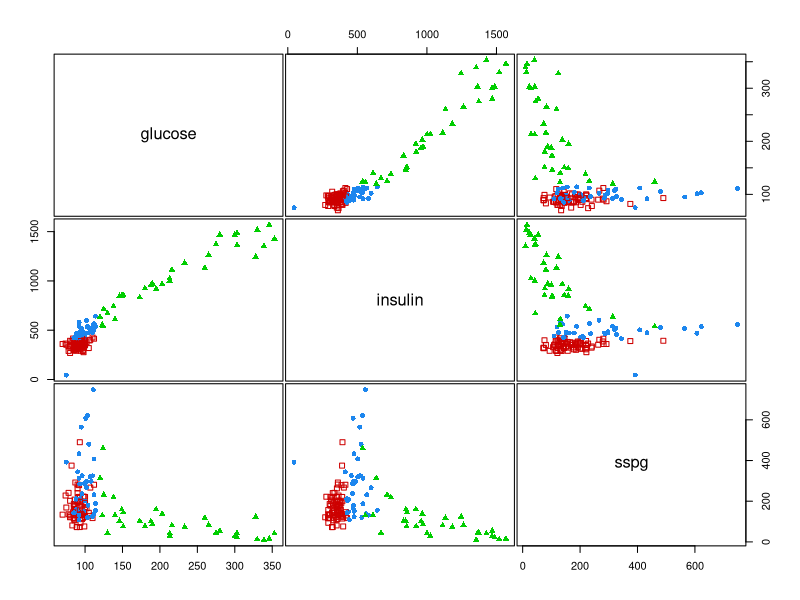
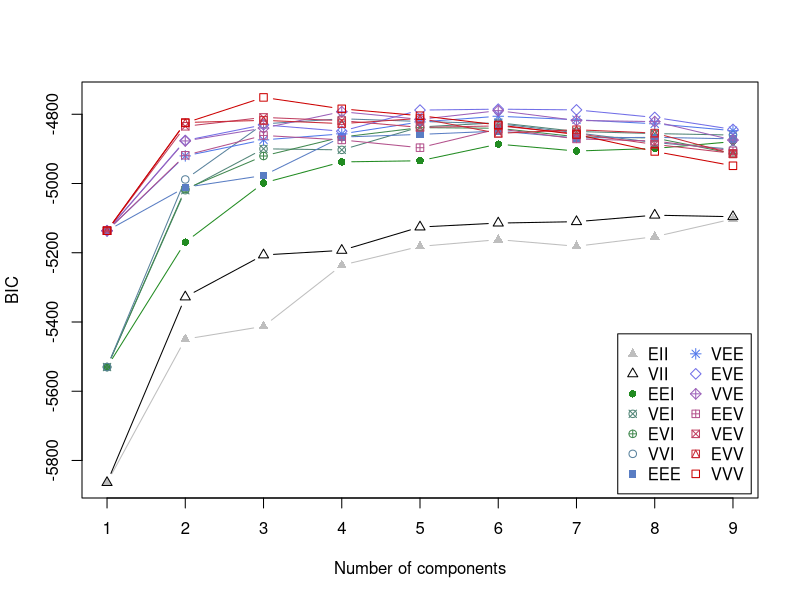
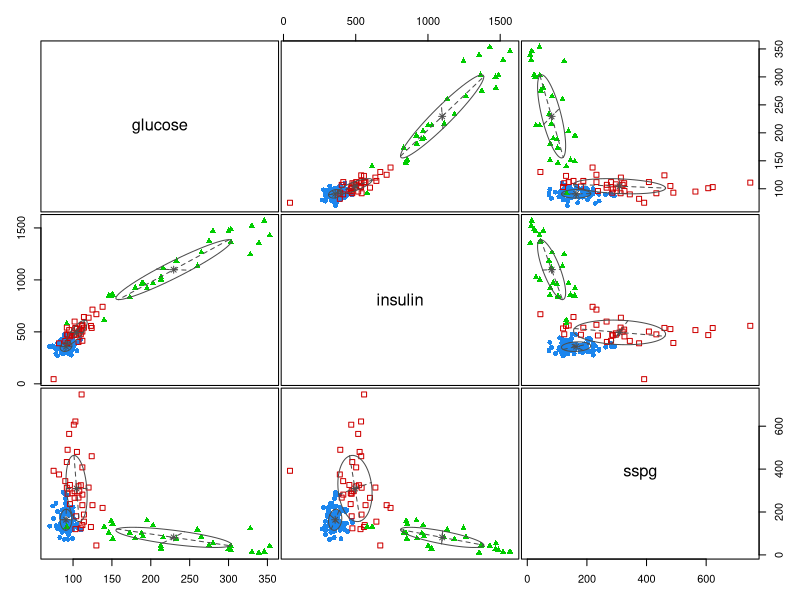
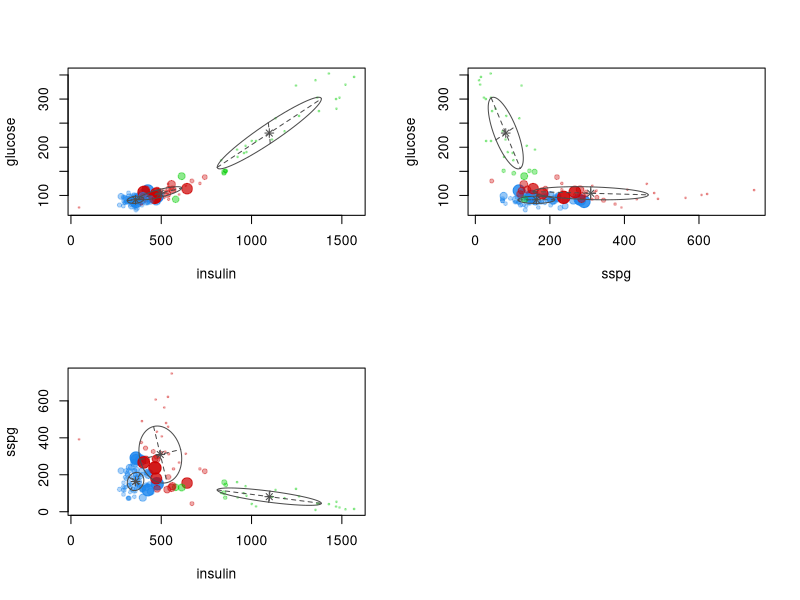
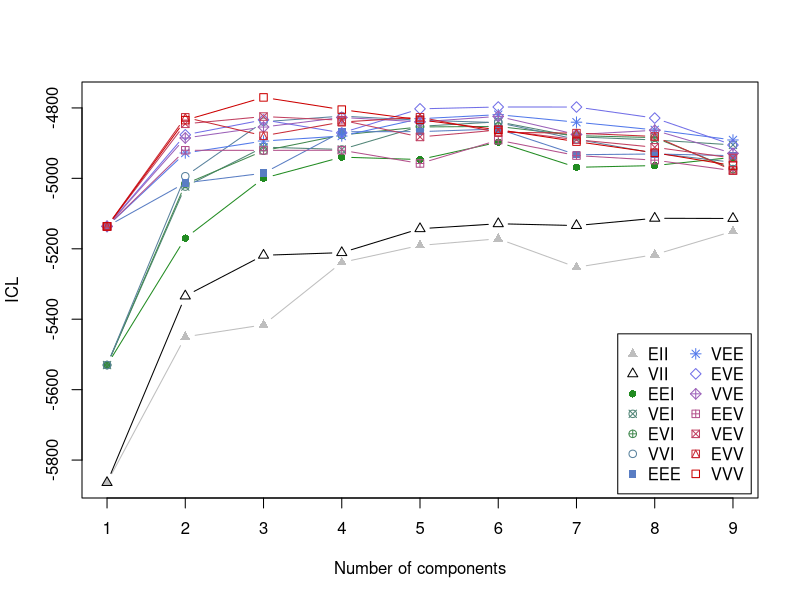
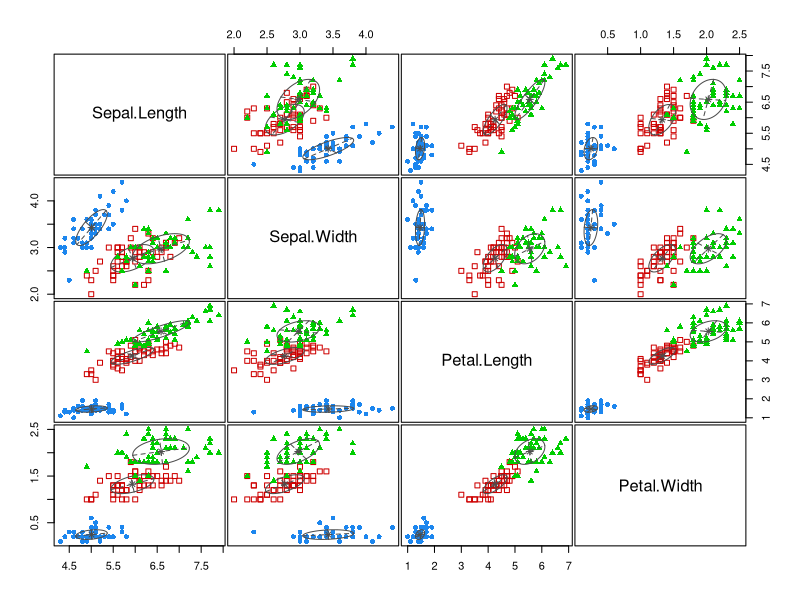
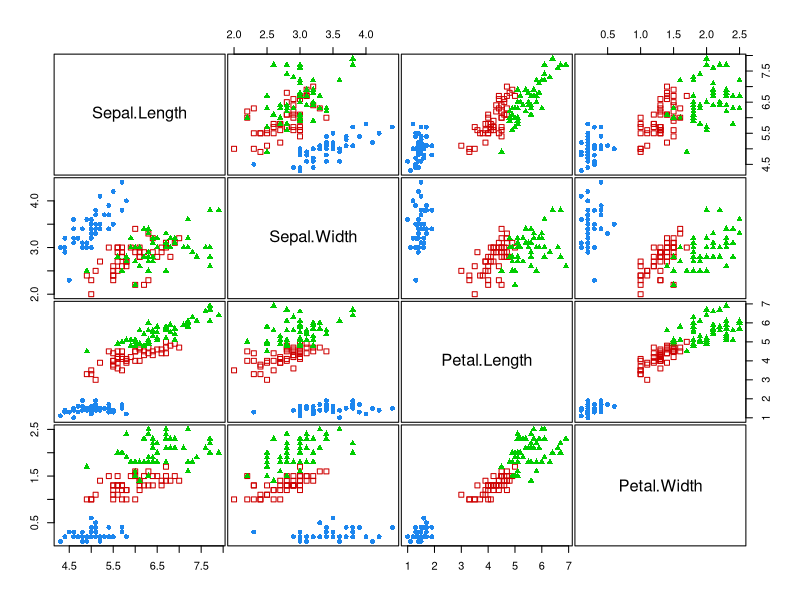
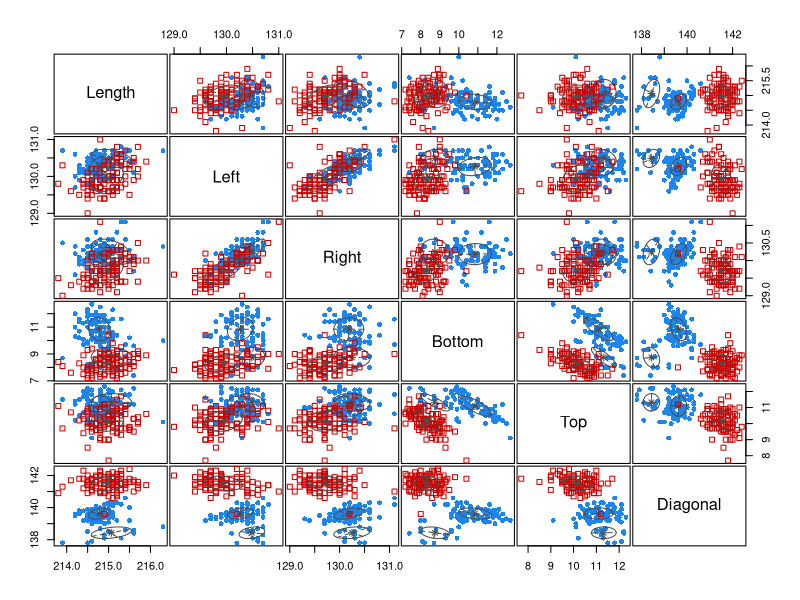

These charts were generated, in order, by the following R code:
## ---- chunk 1
library(knitr)
opts_chunk$set(fig.align = "center", out.width = "100%",
               fig.width = 5, fig.height = 4.5,
               dev.args=list(pointsize=8),
               par = TRUE, # needed for setting hook 
               collapse = TRUE, # collapse input & ouput code in chunks
               warning = FALSE, message = FALSE)

knit_hooks$set(par = function(before, options, envir)
  { if(before && options$fig.show != "none") 
       par(mar=c(4.1,4.1,1.1,1.1), mgp=c(3,1,0), tcl=-0.5)
})
## ---- chunk 2
library(mclust)
## ---- chunk 3
data(diabetes)
class = diabetes$class
table(class)
X = diabetes[,-1]
head(X)
clPairs(X, class)

BIC = mclustBIC(X)
plot(BIC)
summary(BIC)

mod1 = Mclust(X, x = BIC)
summary(mod1, parameters = TRUE)

plot(mod1, what = "classification")
table(class, mod1$classification)

par(mfrow = c(2,2))
plot(mod1, what = "uncertainty", dimens = c(2,1), main = "")
plot(mod1, what = "uncertainty", dimens = c(3,1), main = "")
plot(mod1, what = "uncertainty", dimens = c(2,3), main = "")
par(mfrow = c(1,1))

ICL = mclustICL(X)
summary(ICL)
plot(ICL)

LRT = mclustBootstrapLRT(X, modelName = "VVV")
LRT
## ---- chunk 4
data(iris)
class = iris$Species
table(class)
X = iris[,1:4]
head(X)
mod2 = MclustDA(X, class, modelType = "EDDA")
summary(mod2)
plot(mod2, what = "scatterplot")
plot(mod2, what = "classification")
## ---- chunk 5
data(banknote)
class = banknote$Status
table(class)
X = banknote[,-1]
head(X)
mod3 = MclustDA(X, class)
summary(mod3)
plot(mod3, what = "scatterplot")
plot(mod3, what = "classification")
## ---- chunk 6
unlist(cvMclustDA(mod2, nfold = 10)[2:3])
unlist(cvMclustDA(mod3, nfold = 10)[2:3])
## ---- chunk 7
data(acidity)
mod4 = densityMclust(acidity)
summary(mod4)
plot(mod4, what = "BIC")
plot(mod4, what = "density", data = acidity, breaks = 15)
plot(mod4, what = "diagnostic", type = "cdf")
plot(mod4, what = "diagnostic", type = "qq")
## ---- chunk 8
data(faithful)
mod5 = densityMclust(faithful)
summary(mod5)
plot(mod5, what = "BIC")
plot(mod5, what = "density")
plot(mod5, what = "density", type = "image", col = "dodgerblue3", grid = 100)
plot(mod5, what = "density", type = "persp")
## ---- chunk 9
boot1 = MclustBootstrap(mod1, nboot = 999, type = "bs")
summary(boot1, what = "se")
summary(boot1, what = "ci")

boot4 = MclustBootstrap(mod4, nboot = 999, type = "bs")
summary(boot4, what = "se")
summary(boot4, what = "ci")
## ---- chunk 10
mod1dr = MclustDR(mod1)
summary(mod1dr)
plot(mod1dr, what = "pairs")
plot(mod1dr, what = "boundaries", ngrid = 200)

mod1dr = MclustDR(mod1, lambda = 1)
summary(mod1dr)
plot(mod1dr, what = "scatterplot")
plot(mod1dr, what = "boundaries", ngrid = 200)
## ---- chunk 11
mod2dr = MclustDR(mod2)
summary(mod2dr)
plot(mod2dr, what = "scatterplot")
plot(mod2dr, what = "boundaries", ngrid = 200)

mod3dr = MclustDR(mod3)
summary(mod3dr)
plot(mod3dr, what = "scatterplot")
plot(mod3dr, what = "boundaries", ngrid = 200)
